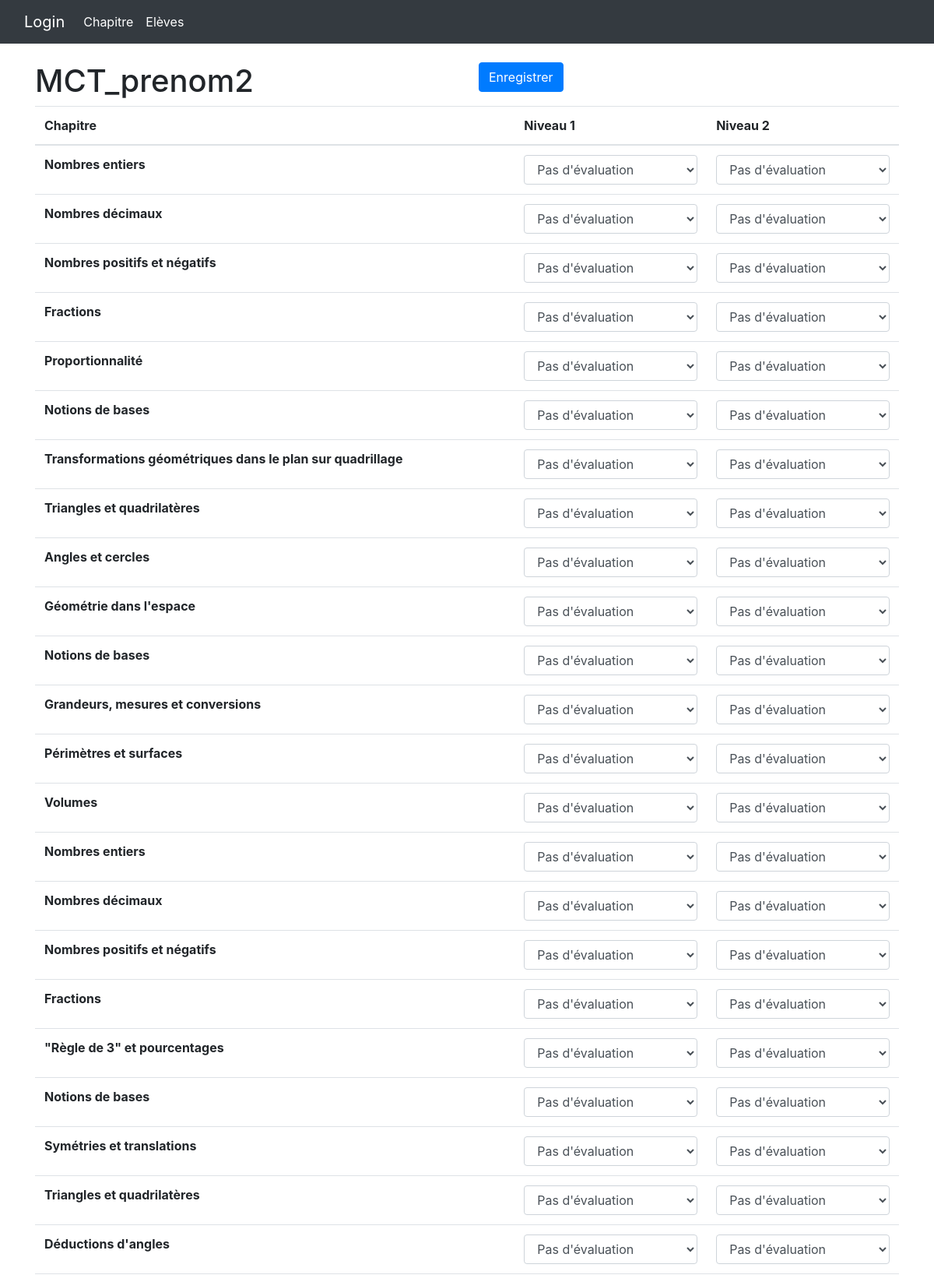
The app's page /note/2 (upper part) with its own data.
### app/models.py (models this page shows)
class Eleve(db.Model):
    id = db.Column(db.Integer, primary_key = True)
    nom = db.Column(db.String(100))
    prenom = db.Column(db.String(100))
    classe = db.Column(db.String(10))
    id_professeur = db.Column(db.Integer,db.ForeignKey('professeur.id'))
    notes = db.relationship('Note',backref="eleve")

class Item(db.Model):
    id = db.Column(db.Integer, primary_key = True )
    nom = db.Column(db.String(128))
    id_theme = db.Column(db.Integer,db.ForeignKey('theme.id'))
    id_liste = db.Column(db.Integer,db.ForeignKey('liste.id'))
    notes = db.relationship("Note",backref="item")

### app/routes.py (the view)
@app.route("/note/<id>")
def note(id):
    options = [{"value":0,"texte":"Pas d'évaluation"},{"value":1,"texte":"NA"},{"value":2,"texte":"EA"},{"value":3,"texte":"A"},{"value":4,"texte":"M"}]
    eleve = Eleve.query.get(id)
    items = Item.query.all()
    selected_value = {}
    for item in items:
        selected_value[str(item.id)+"A"] = 0
        selected_value[str(item.id)+"B"] = 0
    for x in eleve.notes:
        if x.niveau == 1:
            selected_value[str(x.id_item)+"A"] = x.note
        else:
            selected_value[str(x.id_item)+"B"] = x.note
    return render_template("note.html",Dict_eleve = eleve, Liste_chapitre = items, selected_value=selected_value, options=options)

### app/templates/note.html
{% extends "base.html" %}
{% block content %}
<form action="{{ url_for('update_note',id= Dict_eleve.id) }}">
  <div class="row">
    <div class="col">
      <h1>{{ Dict_eleve.prenom }} </h1>
   </div>
    <div class="col">
      <button type="submit" class="btn btn-primary">Enregistrer</button>
    </div>
  </div>
<table class="table">
    <thead>
      <tr>
        <th scope="col">Chapitre</th>
        <th scope="col">Niveau 1</th>
        <th scope="col">Niveau 2</th>
      </tr>
    </thead>
    <tbody>
      <tr>
        {% for chapitre in Liste_chapitre %}
        <th scope="row">{{ chapitre.nom }}</th>
        <td>
            <select name='{{ chapitre.id ~ "A" }}' ng-model='discussionsSelect' class='form-control'>
            {% for option in options %}
            {% if selected_value[chapitre.id~"A"] == option.value %}
            <option value= "{{ option.value }}" selected> {{ option.texte }} </option>
            {% else %}
            <option  value= "{{ option.value }}"> {{ option.texte }} </option>
            {% endif %}
            {% endfor %}
          </select></td>
        <td>    <select name='{{ chapitre.id ~ "B" }}' ng-model='discussionsSelect' class='form-control'>
          {% for option in options %}
          {% if selected_value[chapitre.id~"B"] == option.value %}
          <option value= "{{ option.value }}" selected> {{ option.texte }} </option>
          {% else %}
          <option  value= "{{ option.value }}"> {{ option.texte }} </option>
          {% endif %}
          {% endfor %}
          </select></td>
      </tr>
      {% endfor %}
    </tbody>
</form>
{% endblock content %}

### records on screen
Eleve: prenom "MCT_prenom2"
Item: nom "Nombres entiers", id "Pas d'évaluation"
Item: nom "Nombres décimaux", id "Pas d'évaluation"
Item: nom "Nombres positifs et négatifs", id "Pas d'évaluation"
Item: nom "Fractions", id "Pas d'évaluation"
Item: nom "Proportionnalité", id "Pas d'évaluation"
Item: nom "Notions de bases", id "Pas d'évaluation"
Item: nom "Transformations géométriques dans le plan sur quadrillage", id "Pas d'évaluation"
Item: nom "Triangles et quadrilatères", id "Pas d'évaluation"
Item: nom "Angles et cercles", id "Pas d'évaluation"
Item: nom "Géométrie dans l'espace", id "Pas d'évaluation"
Item: nom "Notions de bases", id "Pas d'évaluation"
Item: nom "Grandeurs, mesures et conversions", id "Pas d'évaluation"
Item: nom "Périmètres et surfaces", id "Pas d'évaluation"
Item: nom "Volumes", id "Pas d'évaluation"
Item: nom "Nombres entiers", id "Pas d'évaluation"
Item: nom "Nombres décimaux", id "Pas d'évaluation"
Item: nom "Nombres positifs et négatifs", id "Pas d'évaluation"
Item: nom "Fractions", id "Pas d'évaluation"
Item: nom "\"Règle de 3\" et pourcentages", id "Pas d'évaluation"
Item: nom "Notions de bases", id "Pas d'évaluation"
Item: nom "Symétries et translations", id "Pas d'évaluation"
Item: nom "Triangles et quadrilatères", id "Pas d'évaluation"
Item: nom "Déductions d'angles", id "Pas d'évaluation"
